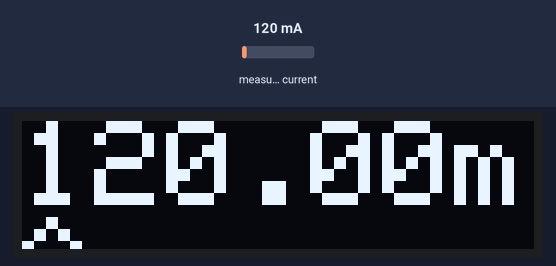
This sketch was run on a simulated Arduino Nano, built with avr-gcc and run on an emulated ATmega328P. Parts: 128×32 one-colour display. The test bench sets the inputs (shaded band); at power-on: measured current 120 mA. What the sketch prints to the serial monitor is not drawn.

Above: at 1.8 s.
1.9 s: measured current set to 40 mA
At 2.4 s:
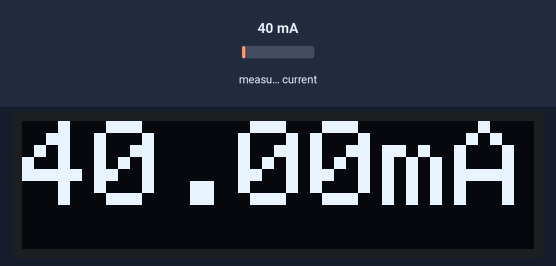
3.5 s: measured current set to 500 mA
At 5.1 s:
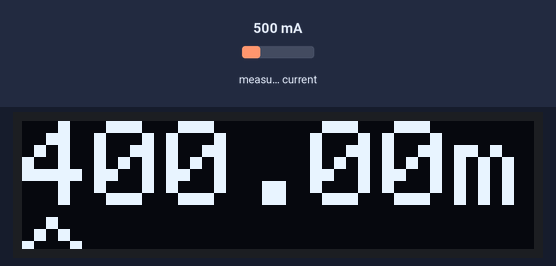
Timing chart, 0 to 6.6 s (numbered marks = the images above; inputs shaded):
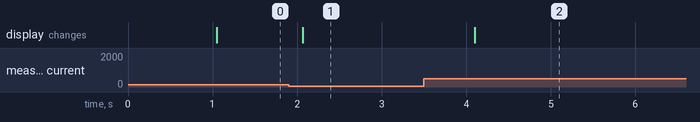

Measured:
- after the input at 1.9 s, the display: changes after 0.17 s (image 1)
- after the input at 3.5 s, the display: changes after 0.60 s (image 2)

The sketch:

battery_consumption.ino
```cpp
/**
 * @file battery_consumption.ino
 *
 * @author Jonathan Camenzuli
 *
 * @brief Battery Consumption Monitor
 *
 * Source code is part of my Final Year Project in Computer Engineering (2022/23) entitled
 * "Miniature implementation of an IoT-based Smart City"
 *
 * @date 12/05/2023
 *
 * @section hardware Hardware
 * -  Arduino Nano
 * -  INA219 DC Current Sensor Breakout Board
 * -  0.91" 128x32 Monochrome OLED Display
 */

#include <Wire.h>
#include <Adafruit_INA219.h>
#include <Adafruit_SSD1306.h>

#define SCREEN_WIDTH 128
#define SCREEN_HEIGHT 32
#define OLED_RESET -1
#define SCREEN_ADDRESS 0x3C

Adafruit_SSD1306 display(SCREEN_WIDTH, SCREEN_HEIGHT, &Wire, OLED_RESET);
Adafruit_INA219 ina219;

unsigned long previousMillis = 0;
unsigned long interval = 100;

float current_mA = 0;

void setup(void)
{
  Serial.begin(9500);
  while (!Serial)
    ;

  display.begin(SSD1306_SWITCHCAPVCC, 0x3C);
  display.clearDisplay();

  // Initialize the INA219.
  if (!ina219.begin())
  {
    Serial.println("Failed to find INA219 chip");
    while (1)
    {
      delay(10);
    }
  }

  // Using a 16V, 400mA range
  ina219.setCalibration_16V_400mA();
  Serial.println("Current (mA)");
}

void loop()
{
  unsigned long currentMillis = millis();
  if (currentMillis - previousMillis >= interval)
  {
    previousMillis = currentMillis;
    ina219values();
    displaydata();
  }

  delay(1000);
}

void ina219values()
{
  current_mA = ina219.getCurrent_mA();
  Serial.print(current_mA);
  Serial.println(" mA");
}

void displaydata()
{
  display.clearDisplay();
  display.setTextSize(3);
  display.setTextColor(WHITE);
  display.setCursor(0, 0);
  display.print(current_mA);
  display.println("mA");
  display.display();
}
```
